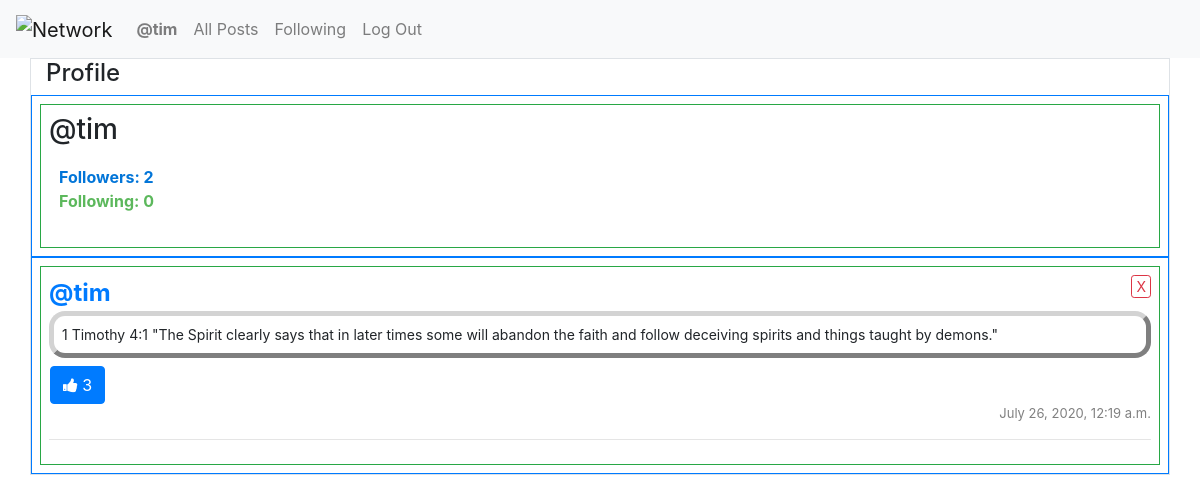
/profile/tim (signed in), run on the app's committed database.
### network/models.py (models this page shows, shortened)
class User(AbstractUser):
    following_count = models.IntegerField(default=0)
    followers_count = models.IntegerField(default=0)

class Post(models.Model):
    user = models.ForeignKey(User, on_delete=models.CASCADE, default="")
    content = models.TextField(max_length=64, default="")
    time = models.DateTimeField(default=now)
    likes = models.IntegerField(default=0)

### network/views.py (the view)
# urls.py: path("profile/<str:name>", views.profile_view, name="profile"),
def profile_view(request, name):
    user_info = User.objects.get(username=name)
    user_is_following = False   #Set for default value
    followers = Follower.objects.filter(user__username=name).all()
    for follower in followers:
        if follower.follower == request.user.username:
            user_is_following = True
        else:
            user_is_following = False
    liked_post_id_list = likedPostList(request)
    return render(request, "network/profile.html", {
        "name": user_info.username,
        "user_info": user_info,
        "user_is_following": user_is_following,
        "posts": list(Post.objects.all().filter(user__username=name)),
        "liked_post_id_list": liked_post_id_list
    })

### network/views.py (called while the page is built)
def likedPostList(request):
    liked_post_id_list = []
    if request.user:
        liked_posts = Like.objects.filter(user=request.user).all()
        for post in liked_posts:
            liked_post_id_list.append(post.post)
    return liked_post_id_list

### network/templates/network/profile.html (shortened to what this page needs)
{% extends "network/layout.html" %} {% block body %}
<div class="container border">
    <h4>Profile</h4>
    <div class="row border border-primary">
        <div class="col border border-success p-2 m-2">
            <h3>@{{ name }}</h3>
            <ul class="profile">
                <li class="followers">
                    Followers: {{user_info.followers_count}}
                </li>
                <li class="following">
                    Following: {{user_info.following_count}}
                </li>
            </ul>
        </div>
    </div>
    <div class="row border border-primary">
        <div class="col border border-success p-2 m-2">
            {% include "modules/posts.html" %}
        </div>
    </div>
</div>
{% endblock %}

### network/templates/network/layout.html (shortened to what this page needs)
{% load static %}
<!DOCTYPE html>
<html lang="en">
    <head>
        <link rel="stylesheet" href="https://stackpath.bootstrapcdn.com/bootstrap/4.4.1/css/bootstrap.min.css">
        <link href="{% static 'network/styles.css' %}" rel="stylesheet">
        <link rel="stylesheet" href="https://cdnjs.cloudflare.com/ajax/libs/font-awesome/4.7.0/css/font-awesome.min.css">
    </head>
    <body>
        <nav class="navbar navbar-expand-lg navbar-light bg-light">
            <a class="navbar-brand" href="#">
                <img src="https://gyazo.com/2dc992d3aa39a8561c76a3cf6ad4dee6.png" alt="Network">
            </a>
            <div>
              <ul class="navbar-nav mr-auto">
                {% if user.is_authenticated %}
                    <li class="nav-item">
                        <a class="nav-link" href="{% url 'profile' user.username %}"><strong>@{{ user.username }}</strong></a>
                    </li>
                {% endif %}
                <li class="nav-item">
                  <a class="nav-link" href="{% url 'index' %}">All Posts</a>
                </li>
                {% if user.is_authenticated %}
                    <li class="nav-item">
                        <a class="nav-link" href="{% url 'following' %}">Following</a>
                    </li>
                    <li class="nav-item">
                        <a class="nav-link" href="{% url 'logout' %}">Log Out</a>
                    </li>
                {% endif %}
              </ul>
            </div>
          </nav>
        <div class="body">
            {% block body %}
            {% endblock %}
        </div>
    </body>
</html>

### network/templates/modules/posts.html (shortened to what this page needs)
{% for post in posts %}
    {% if request.user.username == post.user.username %}
        <button
            type="button"
            class="btn btn-outline-danger btn-sm px-1 py-0 pull-right delete-button"
            data-post="{{ post.id }}">
                X
            </button>
    {% endif %}
    <ul class="post post-{{ post.id }}" data-post="{{ post.id }}">
        <li class="post-username"><a class="link-username" href="{% url 'profile' post.user.username %}">@{{ post.user.username }}</a></li>
        <li class="post-content">{{ post.content }}</li>
        <li class="post-likes">
            {% if user.is_authenticated %}
                {% if post.id in liked_post_id_list %}
                    <form class="likeForm">
                        <button
                            class="btn btn-primary"
                            type="button"
                            data-post="{{ post.id }}"
                            data-liked="true"
                            data-likes="{{ post.likes }}"
                            data-session-user="{{ request.user.username }}">
                                <i class="fa fa-thumbs-up"></i>
                                {{ post.likes }}
                        </button>
                    </form>
                {% endif %}
            {% endif %}
        <li class="post-time">{{ post.time }}</li>
    </ul>
    <hr class="hr-{{ post.id }}">
{% empty %}
    <span class="post-empty">No posts at this time!</span>
{% endfor %}

### network/static/network/styles.css (style rules this page uses)
.post { padding: 0; list-style-type: none; }
.post-username { font-weight: bold; font-size: 24px; list-style: none; }
.post-content { padding: 8px; font-size: 14px; border-style: outset; border-color: lightgray; border-radius: 16px; border-width: thick; }
.post-time { text-align: right; color: gray; font-size: small; }
.post-likes { padding-left: 1px; padding-top: 8px; padding-bottom: 0px; color: #0275d8; font-size: 16px; }
.profile { padding: 10px; list-style-type: none; }
.followers { color: #0275d8; font-weight: bold; }
.following { color: #5cb85c; font-weight: bold; }

### data on the page
User: username "tim", followers_count "2", following_count "0"
Post: user.username "tim", content "1 Timothy 4:1 \"The Spirit clearly says that in later times some will abandon the faith and follow deceiving spirits and things taught by demons.\"", likes "3", time "July 26, 2020, 12:19 a.m."
